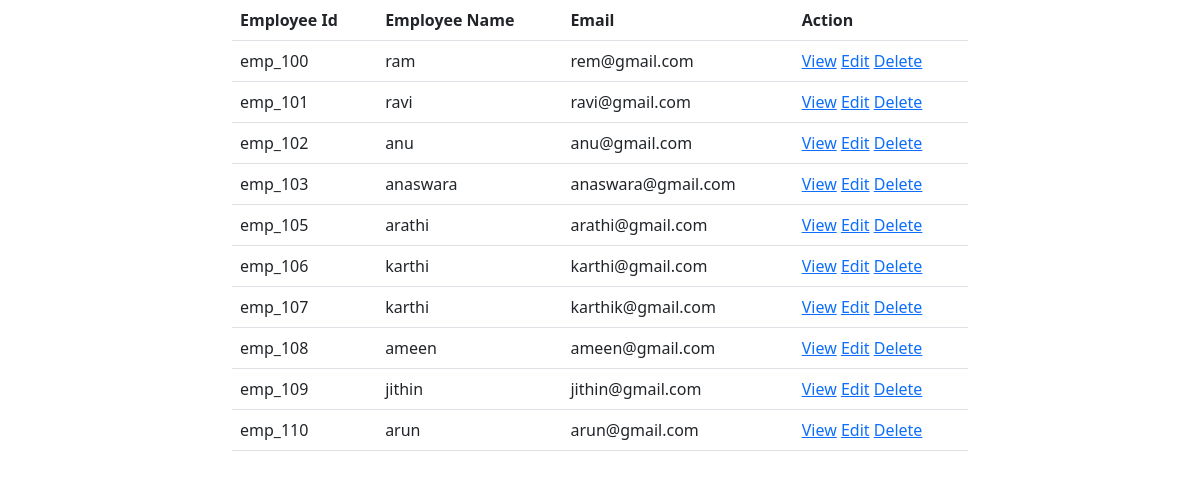
/employee/all, run on an earlier commit of the app's database.
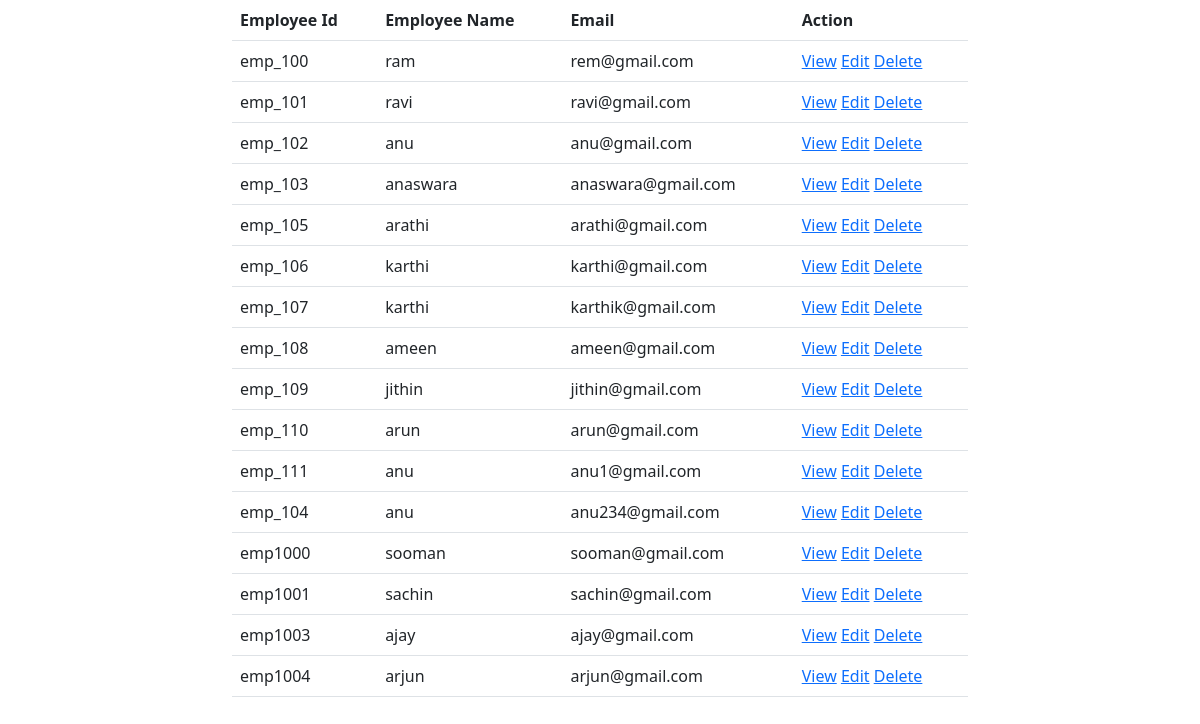
And on a later commit of the database.
### employee/models.py (models this page shows, shortened)
class Employee(models.Model):
    eid = models.CharField(max_length=120,primary_key=True)
    employee_name = models.CharField(max_length=120)
    designation = models.CharField(max_length=120)
    salary = models.PositiveIntegerField()
    email = models.EmailField(unique=True)
    experience = models.PositiveIntegerField(null=True)

### employee/views.py (the view)
# urls.py: path("all", views.EmployeeListView.as_view(), name="emp-list"),
class EmployeeListView(View):
    def get(self, request, *args, **kwargs):
        qs = Employee.objects.all()
        return render(request, "emp-list.html", {"employees": qs})

### employee/templates/emp-list.html (shortened to what this page needs)
<!DOCTYPE html>
<html lang="en">
<head>
<link href="https://cdn.jsdelivr.net/npm/bootstrap@5.2.0-beta1/dist/css/bootstrap.min.css" rel="stylesheet">
</head>
<body>
<div class="container">
    <div class="row">
        <div class="col-2"></div>
        <div class="col-8">
           <table class="table">
               <tr>
                   <th>Employee Id</th>
                   <th>Employee Name</th>
                   <th>Email</th>
                   <th>Action</th>
               </tr>
               {%for emp in employees%}
               <tr>
                   <td>{{emp.eid}}</td>
                   <td>{{emp.employee_name}}</td>
                   <td>{{emp.email}}</td>
                   <td>
                       <a href="{%url "emp-detail" emp.eid%}">View</a>
                       <a href="{%url "emp-edit" emp.eid%}">Edit</a>
                       <a href="{%url "emp-remove" emp.eid%}">Delete</a>
                   </td>
               </tr>
               {%endfor%}
           </table>
        </div>
        <div class="col-2"></div>
    </div>
</div>
</body>
</html>

What changed in the data, as far as the page shows it:
added Employee: eid "emp_111", employee_name "anu", email "anu1@gmail.com"
added Employee: eid "emp_104", employee_name "anu", email "anu234@gmail.com"
added Employee: eid "emp1000", employee_name "sooman", email "sooman@gmail.com"
added Employee: eid "emp1001", employee_name "sachin", email "sachin@gmail.com"
added Employee: eid "emp1003", employee_name "ajay", email "ajay@gmail.com"
added Employee: eid "emp1004", employee_name "arjun", email "arjun@gmail.com"
